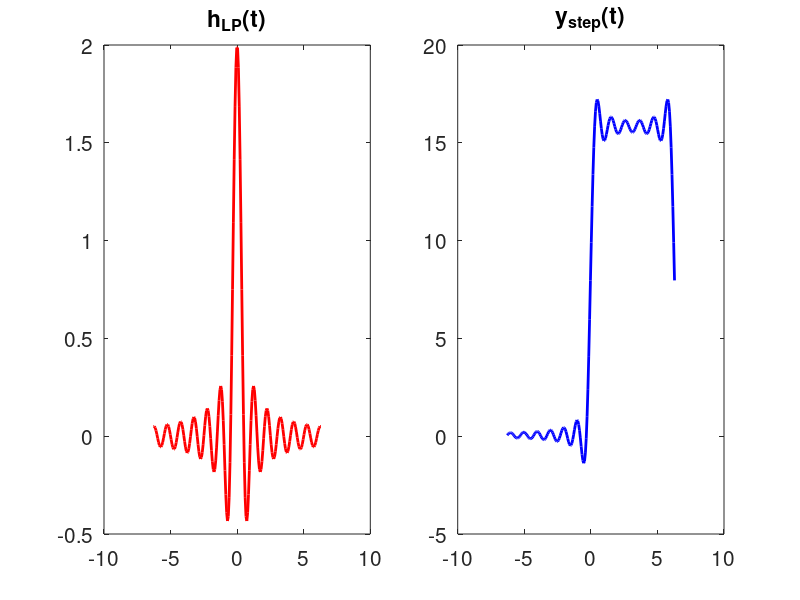

Source code (MATLAB):
% file: e6_5_lowpass_impulse_resp2.m   
clear; close all; set(0,'defaultAxesFontSize',15); fpv=[100,100,1800,300];
%syms f t
t=linspace(-2*pi, 2*pi, 200);
fc = 1;  % bandwidth=fc
h = sin(2*pi*fc*t)./(pi*t);
u = [zeros(1,100), ones(1,100)]; % unit step function u(t)
ystep = conv(h,u,'same');  %convolution of h(t) and u(t) 
%ystep = conv(h,u,'valid');  %convolution of h(t) and u(t)
figure('position',fpv),
 subplot(1,2,1), plot(t,h,'r','LineWidth',2),title('h_{LP}(t)'),
 subplot(1,2,2), plot(t,ystep,'b','LineWidth',2),title('y_{step}(t)')
 